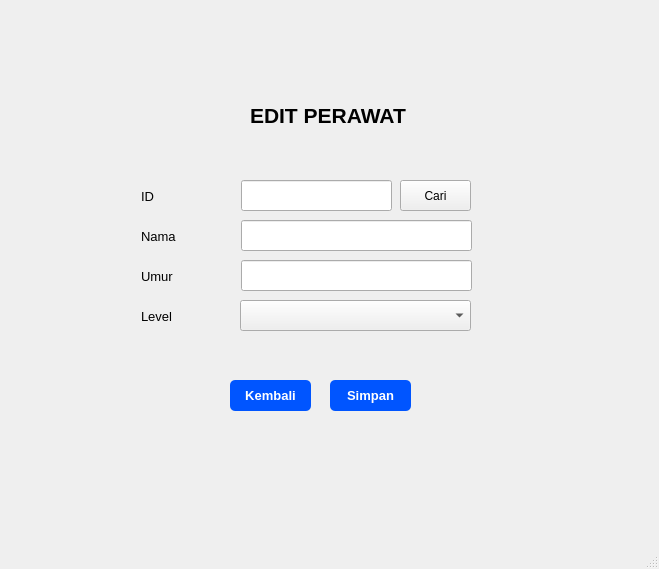
<?xml version="1.0" encoding="UTF-8"?>
<ui version="4.0">
 <class>MainWindow</class>
 <widget class="QMainWindow" name="MainWindow">
  <property name="geometry">
   <rect>
    <x>0</x>
    <y>0</y>
    <width>659</width>
    <height>569</height>
   </rect>
  </property>
  <property name="windowTitle">
   <string>MainWindow</string>
  </property>
  <widget class="QWidget" name="centralwidget">
   <widget class="QLabel" name="label_3">
    <property name="geometry">
     <rect>
      <x>141</x>
      <y>230</y>
      <width>47</width>
      <height>13</height>
     </rect>
    </property>
    <property name="font">
     <font>
      <pointsize>10</pointsize>
     </font>
    </property>
    <property name="text">
     <string>Nama</string>
    </property>
   </widget>
   <widget class="QPushButton" name="pushButton_2">
    <property name="geometry">
     <rect>
      <x>330</x>
      <y>380</y>
      <width>81</width>
      <height>31</height>
     </rect>
    </property>
    <property name="font">
     <font>
      <pointsize>10</pointsize>
      <weight>75</weight>
      <bold>true</bold>
     </font>
    </property>
    <property name="styleSheet">
     <string notr="true">QPushButton {
    background-color: rgb(0, 85, 255);
    color: white;
    border-radius: 5px;   
    padding: 6px;           
}</string>
    </property>
    <property name="text">
     <string>Simpan</string>
    </property>
   </widget>
   <widget class="QLineEdit" name="lineEdit_2">
    <property name="geometry">
     <rect>
      <x>241</x>
      <y>220</y>
      <width>231</width>
      <height>31</height>
     </rect>
    </property>
   </widget>
   <widget class="QLabel" name="label_4">
    <property name="geometry">
     <rect>
      <x>141</x>
      <y>270</y>
      <width>47</width>
      <height>13</height>
     </rect>
    </property>
    <property name="font">
     <font>
      <pointsize>10</pointsize>
     </font>
    </property>
    <property name="text">
     <string>Umur</string>
    </property>
   </widget>
   <widget class="QLineEdit" name="lineEdit_3">
    <property name="geometry">
     <rect>
      <x>241</x>
      <y>260</y>
      <width>231</width>
      <height>31</height>
     </rect>
    </property>
   </widget>
   <widget class="QLabel" name="label_2">
    <property name="geometry">
     <rect>
      <x>141</x>
      <y>190</y>
      <width>47</width>
      <height>13</height>
     </rect>
    </property>
    <property name="font">
     <font>
      <pointsize>10</pointsize>
     </font>
    </property>
    <property name="text">
     <string>ID</string>
    </property>
   </widget>
   <widget class="QLabel" name="label">
    <property name="geometry">
     <rect>
      <x>250</x>
      <y>100</y>
      <width>171</width>
      <height>31</height>
     </rect>
    </property>
    <property name="font">
     <font>
      <pointsize>16</pointsize>
      <weight>75</weight>
      <italic>false</italic>
      <bold>true</bold>
     </font>
    </property>
    <property name="text">
     <string>EDIT PERAWAT</string>
    </property>
   </widget>
   <widget class="QPushButton" name="pushButton">
    <property name="geometry">
     <rect>
      <x>400</x>
      <y>180</y>
      <width>71</width>
      <height>31</height>
     </rect>
    </property>
    <property name="text">
     <string>Cari</string>
    </property>
   </widget>
   <widget class="QPushButton" name="pushButton_3">
    <property name="geometry">
     <rect>
      <x>230</x>
      <y>380</y>
      <width>81</width>
      <height>31</height>
     </rect>
    </property>
    <property name="font">
     <font>
      <pointsize>10</pointsize>
      <weight>75</weight>
      <bold>true</bold>
     </font>
    </property>
    <property name="styleSheet">
     <string notr="true">QPushButton {
    background-color: rgb(0, 85, 255);
    color: white;
    border-radius: 5px;   
    padding: 6px;           
}</string>
    </property>
    <property name="text">
     <string>Kembali</string>
    </property>
   </widget>
   <widget class="QLineEdit" name="lineEdit">
    <property name="geometry">
     <rect>
      <x>241</x>
      <y>180</y>
      <width>151</width>
      <height>31</height>
     </rect>
    </property>
   </widget>
   <widget class="QLabel" name="label_5">
    <property name="geometry">
     <rect>
      <x>141</x>
      <y>310</y>
      <width>47</width>
      <height>13</height>
     </rect>
    </property>
    <property name="font">
     <font>
      <pointsize>10</pointsize>
     </font>
    </property>
    <property name="text">
     <string>Level</string>
    </property>
   </widget>
   <widget class="QComboBox" name="comboBox">
    <property name="geometry">
     <rect>
      <x>240</x>
      <y>300</y>
      <width>231</width>
      <height>31</height>
     </rect>
    </property>
   </widget>
  </widget>
  <widget class="QMenuBar" name="menubar">
   <property name="geometry">
    <rect>
     <x>0</x>
     <y>0</y>
     <width>659</width>
     <height>21</height>
    </rect>
   </property>
  </widget>
  <widget class="QStatusBar" name="statusbar"/>
 </widget>
 <resources/>
 <connections/>
</ui>
